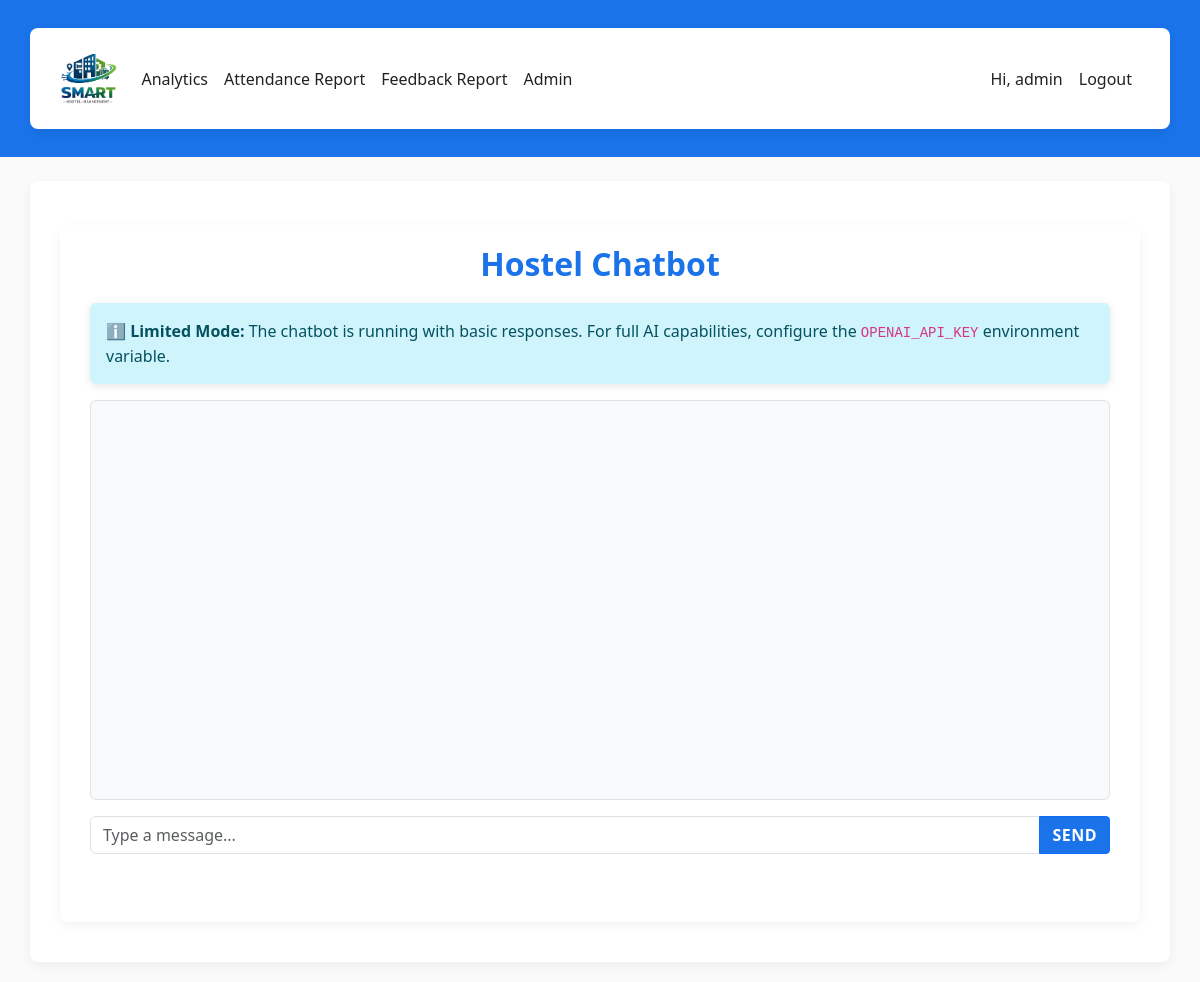
The page /chatbot/ (signed in) on the database as committed earlier.
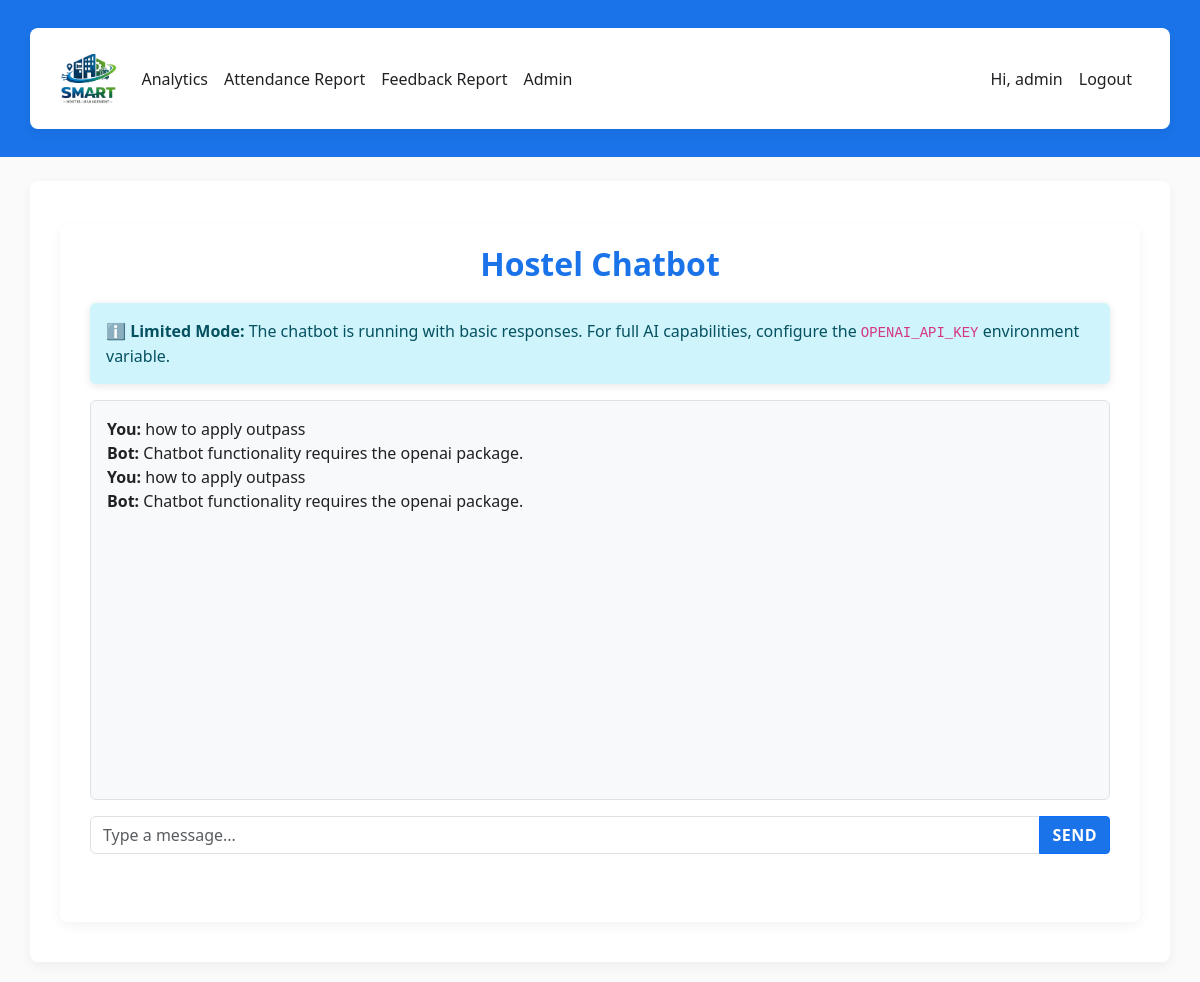
The same page on the database as committed later.
### hostel/models.py (models this page shows, shortened)
class ChatMessage(models.Model):
    user = models.ForeignKey(User, on_delete=models.CASCADE)
    message = models.TextField()  # User's message
    response = models.TextField()  # AI response
    created_at = models.DateTimeField(auto_now_add=True)
    is_from_user = models.BooleanField(default=True)  # True for user, False for AI
    class Meta:
        ordering = ['created_at']

### hostel/views.py (the view)
# urls.py: path('chatbot/', views.chatbot_page, name='chatbot_page'),
@login_required
def chatbot_page(request):
    history = ChatMessage.objects.filter(user=request.user).order_by('created_at')
    openai_available = bool(openai)
    key_configured = bool(getattr(settings, 'OPENAI_API_KEY', '').strip())
    return render(request, 'hostel/chatbot.html', {
        'history': history,
        'openai_available': openai_available,
        'key_configured': key_configured,
    })

### templates/hostel/chatbot.html (shortened to what this page needs)
{% extends 'hostel/base.html' %}
{% block content %}
<div class="container mt-4">
  <h2>Hostel Chatbot</h2>
  {% if not openai_available or not key_configured %}
    <div class="alert alert-info">
      <strong>ℹ️ Limited Mode:</strong> The chatbot is running with basic responses.
      {% if not openai_available %}
        For full AI capabilities, install the openai package with <code>pip install openai</code>.
      {% else %}
        For full AI capabilities, configure the <code>OPENAI_API_KEY</code> environment variable.
      {% endif %}
    </div>
  {% endif %}
  <div id="chat-window" class="border rounded p-3 mb-3" style="height:400px; overflow-y:auto; background:#f8f9fa;">
    {% for msg in history %}
      {% if msg.message %}
        <div><strong>You:</strong> {{ msg.message }}</div>
      {% endif %}
      {% if msg.response %}
        <div><strong>Bot:</strong> {{ msg.response }}</div>
      {% endif %}
    {% endfor %}
  </div>
  <form id="chat-form" method="post" class="mb-5">
    <div class="input-group">
      <input type="text" id="chat-input" name="message" class="form-control" placeholder="Type a message..." autocomplete="off">
      <button type="submit" class="btn btn-primary">Send</button>
    </div>
  </form>
</div>
{% endblock %}

Rows that differ between the two databases and show on the page:
added ChatMessage: message "how to apply outpass"
added ChatMessage: response "Chatbot functionality requires the openai package."
added ChatMessage: message "how to apply outpass"
added ChatMessage: response "Chatbot functionality requires the openai package."
